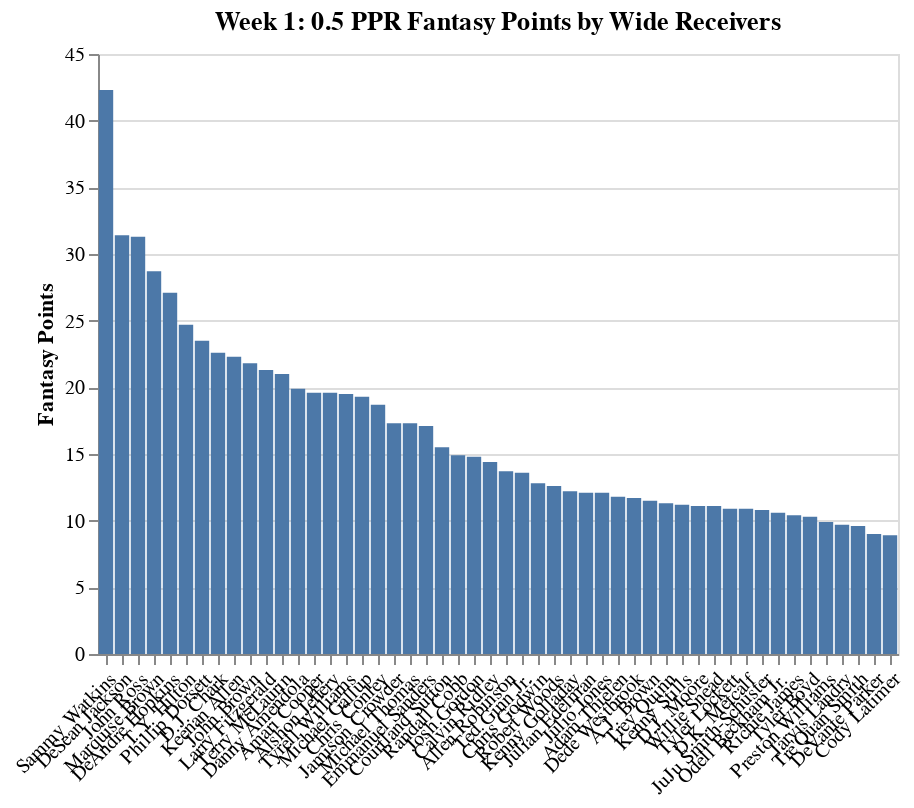

The notebook cell this image was saved under:
### Code cell
chart

### Figure 1 — Vega-Lite specification as saved in the notebook (floating-point values rounded to 4 significant figures)
{"$schema": "https://vega.github.io/schema/vega-lite/v3.4.0.json", "config": {"background": "white", "mark": {"tooltip": null}, "view": {"height": 300, "width": 400}}, "data": {"name": "data-8104787203d7657fa20058d49b30dd6e"}, "datasets": {"data-8104787203d7657fa20058d49b30dd6e": [{"FantasyPoints": 42.3, "Player": "Sammy Watkins", "Team": "KC"}, {"FantasyPoints": 31.4, "Player": "DeSean Jackson", "Team": "PHI"}, {"FantasyPoints": 31.3, "Player": "John Ross", "Team": "CIN"}, {"FantasyPoints": 28.7, "Player": "Marquise Brown", "Team": "BAL"}, {"FantasyPoints": 27.1, "Player": "DeAndre Hopkins", "Team": "HOU"}, {"FantasyPoints": 24.7, "Player": "T.Y. Hilton", "Team": "IND"}, {"FantasyPoints": 23.5, "Player": "Phillip Dorsett", "Team": "NE"}, {"FantasyPoints": 22.6, "Player": "D.J. Chark", "Team": "JAC"}, {"FantasyPoints": 22.3, "Player": "Keenan Allen", "Team": "LAC"}, {"FantasyPoints": 21.8, "Player": "John Brown", "Team": "BUF"}, {"FantasyPoints": 21.3, "Player": "Larry Fitzgerald", "Team": "ARI"}, {"FantasyPoints": 21, "Player": "Terry McLaurin", "Team": "WAS"}, {"FantasyPoints": 19.9, "Player": "Danny Amendola", "Team": "DET"}, {"FantasyPoints": 19.6, "Player": "Amari Cooper", "Team": "DAL"}, {"FantasyPoints": 19.6, "Player": "Alshon Jeffery", "Team": "PHI"}, {"FantasyPoints": 19.5, "Player": "Tyrell Williams", "Team": "OAK"}, {"FantasyPoints": 19.3, "Player": "Michael Gallup", "Team": "DAL"}, {"FantasyPoints": 18.7, "Player": "Chris Conley", "Team": "JAC"}, {"FantasyPoints": 17.3, "Player": "Jamison Crowder", "Team": "NYJ"}, {"FantasyPoints": 17.3, "Player": "Michael Thomas", "Team": "NO"}, {"FantasyPoints": 17.1, "Player": "Emmanuel Sanders", "Team": "DEN"}, {"FantasyPoints": 15.5, "Player": "Courtland Sutton", "Team": "DEN"}, {"FantasyPoints": 14.9, "Player": "Randall Cobb", "Team": "DAL"}, {"FantasyPoints": 14.8, "Player": "Josh Gordon", "Team": "NE"}, {"FantasyPoints": 14.4, "Player": "Calvin Ridley", "Team": "ATL"}, {"FantasyPoints": 13.7, "Player": "Allen Robinson", "Team": "CHI"}, {"FantasyPoints": 13.6, "Player": "Ted Ginn Jr.", "Team": "NO"}, {"FantasyPoints": 12.8, "Player": "Chris Godwin", "Team": "TB"}, {"FantasyPoints": 12.6, "Player": "Robert Woods", "Team": "LAR"}, {"FantasyPoints": 12.2, "Player": "Kenny Golladay", "Team": "DET"}, {"FantasyPoints": 12.1, "Player": "Julian Edelman", "Team": "NE"}, {"FantasyPoints": 12.1, "Player": "Julio Jones", "Team": "ATL"}, {"FantasyPoints": 11.8, "Player": "Adam Thielen", "Team": "MIN"}, {"FantasyPoints": 11.7, "Player": "Dede Westbrook", "Team": "JAC"}, {"FantasyPoints": 11.5, "Player": "A.J. Brown", "Team": "TEN"}, {"FantasyPoints": 11.3, "Player": "Trey Quinn", "Team": "WAS"}, {"FantasyPoints": 11.2, "Player": "Kenny Stills", "Team": "HOU"}, {"FantasyPoints": 11.1, "Player": "D.J. Moore", "Team": "CAR"}, {"FantasyPoints": 11.1, "Player": "Willie Snead", "Team": "BAL"}, {"FantasyPoints": 10.9, "Player": "Tyler Lockett", "Team": "SEA"}, {"FantasyPoints": 10.9, "Player": "D.K. Metcalf", "Team": "SEA"}, {"FantasyPoints": 10.8, "Player": "JuJu Smith-Schuster", "Team": "PIT"}, {"FantasyPoints": 10.6, "Player": "Odell Beckham Jr.", "Team": "CLE"}, {"FantasyPoints": 10.4, "Player": "Richie James", "Team": "SF"}, {"FantasyPoints": 10.3, "Player": "Tyler Boyd", "Team": "CIN"}, {"FantasyPoints": 9.9, "Player": "Preston Williams", "Team": "MIA"}, {"FantasyPoints": 9.7, "Player": "Jarvis Landry", "Team": "CLE"}, {"FantasyPoints": 9.6, "Player": "Tre'Quan Smith", "Team": "NO"}, {"FantasyPoints": 9, "Player": "DeVante Parker", "Team": "MIA"}, {"FantasyPoints": 8.9, "Player": "Cody Latimer", "Team": "NYG"}]}, "encoding": {"x": {"axis": {"labelAngle": -45, "title": ""}, "field": "Player", "sort": {"field": "FantasyPoints", "op": "sum", "order": "descending"}, "type": "nominal"}, "y": {"axis": {"title": "Fantasy Points"}, "field": "FantasyPoints", "type": "quantitative"}}, "mark": "bar", "title": "Week 1: 0.5 PPR Fantasy Points by Wide Receivers"}
